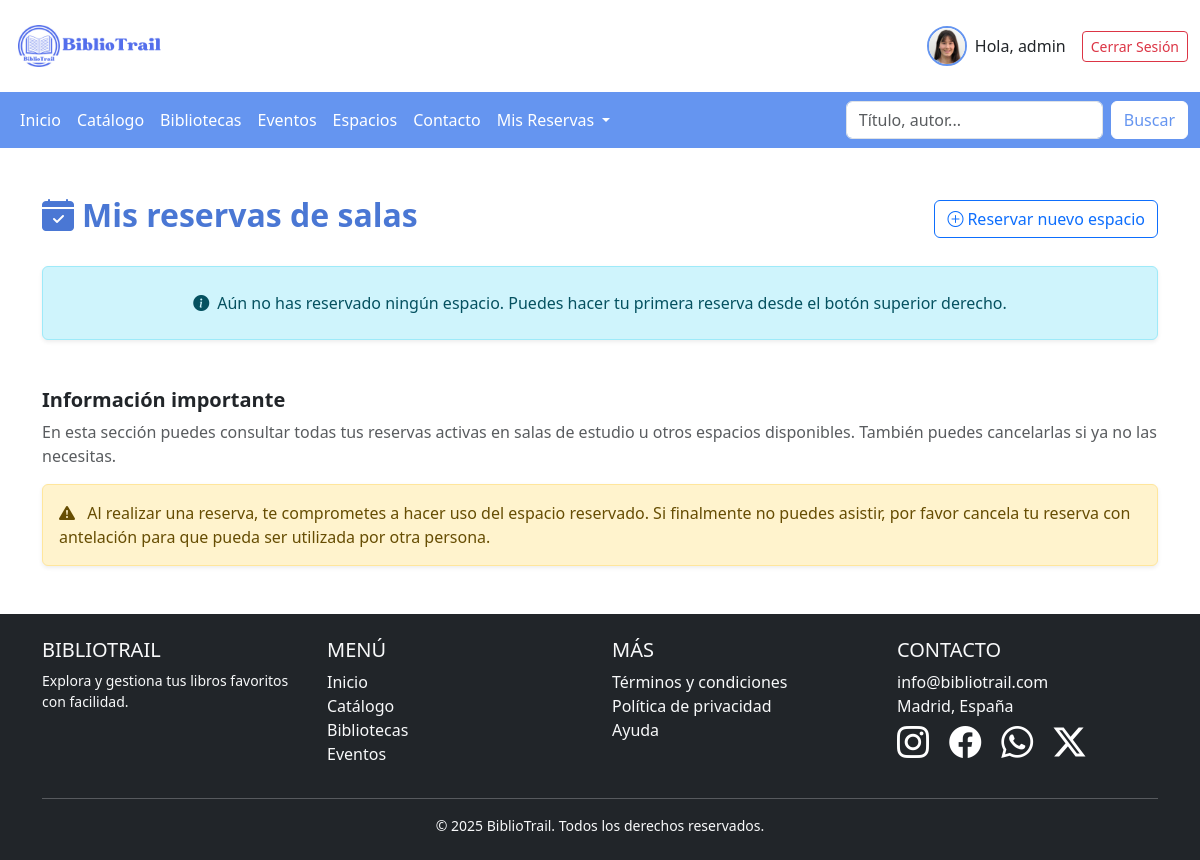
/reservas/mis-espacios/ (signed in), run on an earlier commit of the app's database.
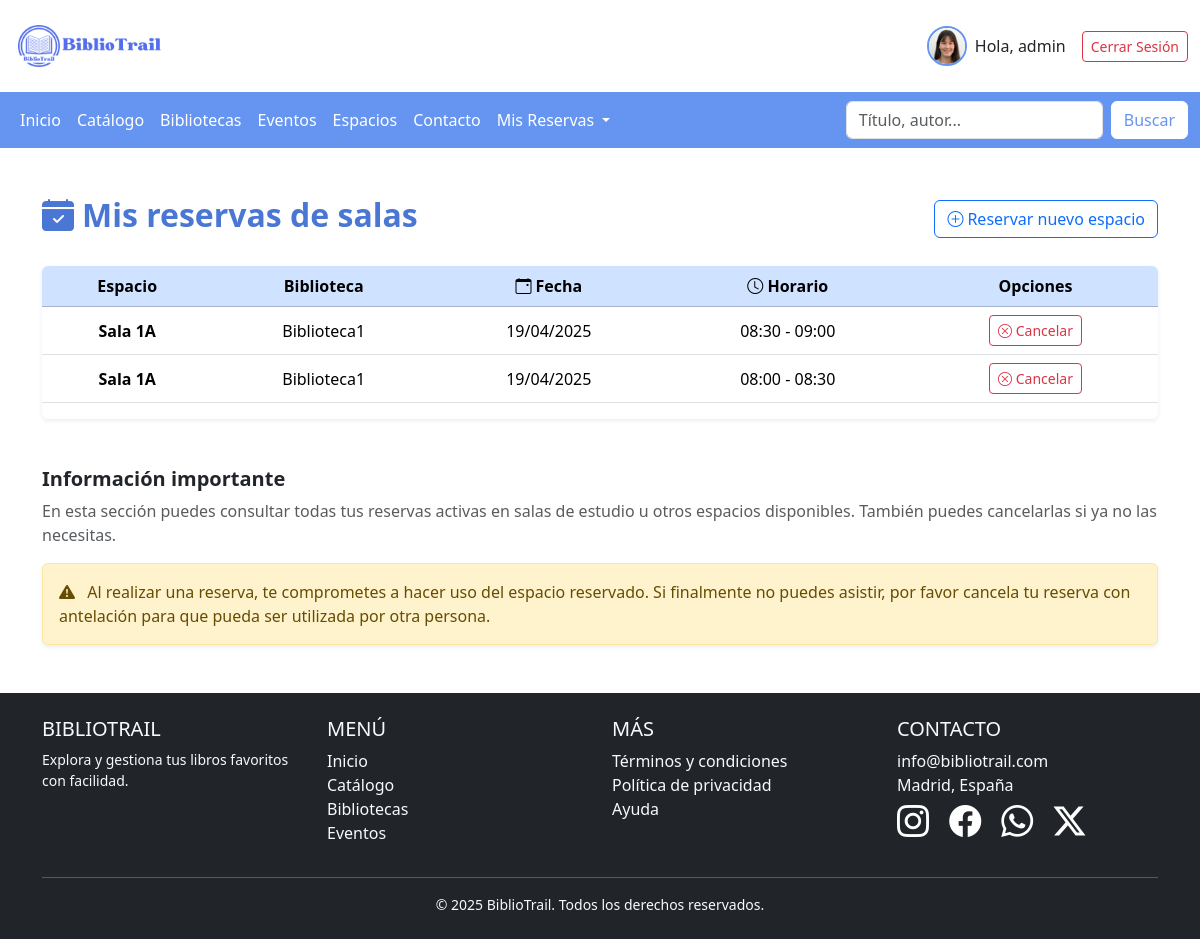
And on a later commit of the database.
### reservas/models.py (models this page shows, shortened)
class ReservaEspacio(models.Model):
    usuario = models.ForeignKey(PerfilUsuario, on_delete=models.CASCADE)
    espacio_id_remoto = models.PositiveIntegerField()
    titulo_espacio = models.CharField(max_length=200)
    biblioteca_origen = models.CharField(max_length=100)
    fecha = models.DateField()
    hora_inicio = models.TimeField()
    hora_fin = models.TimeField()
    class Meta:
        unique_together = ('espacio_id_remoto', 'biblioteca_origen', 'fecha', 'hora_inicio', 'hora_fin')

### reservas/views.py (the view)
# urls.py: path("mis-espacios/", views.mis_espacios, name="mis_espacios"),
@login_required
def mis_espacios(request):
    reservas = ReservaEspacio.objects.filter(usuario=request.user.perfil).order_by("-fecha", "-hora_inicio")
    return render(request, "reservas/mis_espacios.html", {
        "reservas": reservas
    })

### reservas/templates/reservas/mis_espacios.html (shortened to what this page needs)
{% extends "BibliotrailApp/base.html" %}
{% block content %}
<div class="container my-5">
  <div class="d-flex justify-content-between align-items-center mb-4">
    <h2 class="fw-bold" style="color: #4a77d4;">
      <i class="bi bi-calendar-check-fill me-2"></i>Mis reservas de salas
    </h2>
    <a href="{% url 'calendario_espacios' %}" class="btn btn-outline-primary">
      <i class="bi bi-plus-circle me-1"></i>Reservar nuevo espacio
    </a>
  </div>
  {% if reservas %}
    <div class="table-responsive rounded shadow-sm mb-4">
      <table class="table table-hover align-middle text-center bg-white">
        <thead class="table-primary text-dark">
          <tr>
            <th scope="col"></i> Espacio</th>
            <th scope="col"></i> Biblioteca</th>
            <th scope="col"><i class="bi bi-calendar-event"></i> Fecha</th>
            <th scope="col"><i class="bi bi-clock"></i> Horario</th>
            <th scope="col"></i> Opciones</th>
          </tr>
        </thead>
        <tbody>
          {% for reserva in reservas %}
            <tr class="align-middle">
              <td class="fw-semibold">{{ reserva.titulo_espacio }}</td>
              <td>{{ reserva.biblioteca_origen|title }}</td>
              <td>{{ reserva.fecha|date:"d/m/Y" }}</td>
              <td>{{ reserva.hora_inicio|time:"H:i" }} - {{ reserva.hora_fin|time:"H:i" }}</td>
              <td>
                <a href="{% url 'cancelar_reserva_espacio' reserva.id %}" class="btn btn-sm btn-outline-danger">
                  <i class="bi bi-x-circle"></i> Cancelar
                </a>
              </td>
            </tr>
          {% endfor %}
        </tbody>
      </table>
    </div>
  {% else %}
    <div class="alert alert-info text-center mt-4 p-4 shadow-sm" role="alert">
      <i class="bi bi-info-circle-fill me-2"></i>Aún no has reservado ningún espacio. Puedes hacer tu primera reserva desde el botón superior derecho.
    </div>
  {% endif %}
  <div class="mt-5">
    <h5 class="fw-semibold">Información importante</h5>
    <p class="text-muted">
      En esta sección puedes consultar todas tus reservas activas en salas de estudio u otros espacios disponibles.
      También puedes cancelarlas si ya no las necesitas.
    </p>
    <div class="alert alert-warning shadow-sm" role="alert">
      <i class="bi bi-exclamation-triangle-fill me-2"></i>
      Al realizar una reserva, te comprometes a hacer uso del espacio reservado.
      Si finalmente no puedes asistir, por favor cancela tu reserva con antelación para que pueda ser utilizada por otra persona.
    </div>
  </div>
</div>
{% endblock %}

What changed in the data, as far as the page shows it:
added ReservaEspacio: titulo_espacio "Sala 1A", biblioteca_origen "Biblioteca1", fecha "19/04/2025", hora_inicio "08:30", hora_fin "09:00"
added ReservaEspacio: titulo_espacio "Sala 1A", biblioteca_origen "Biblioteca1", fecha "19/04/2025", hora_inicio "08:00", hora_fin "08:30"
Also different on the page:
text no longer shown: "Aún no has reservado ningún espacio. Puedes hacer tu primera reserva desde el botón superior derecho."
text now shown: "Espacio Biblioteca Fecha Horario Opciones"
